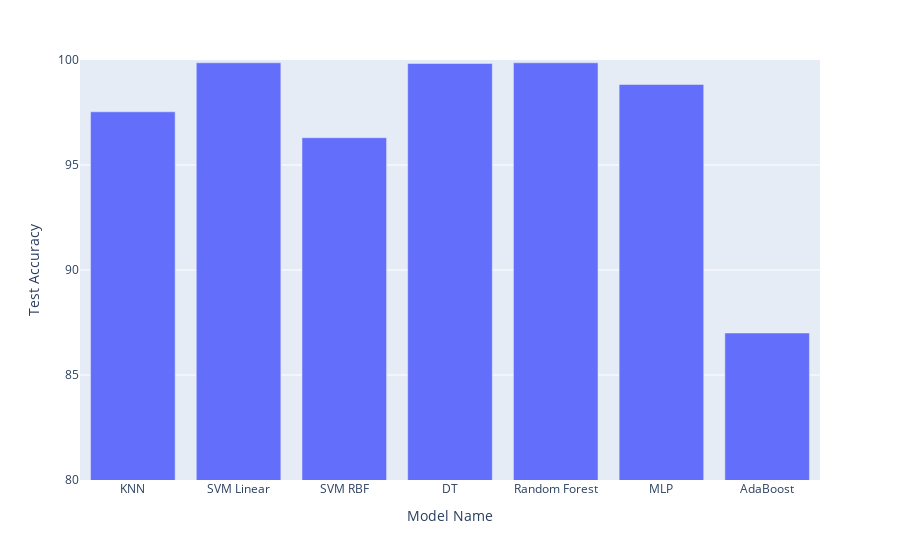

Here is the notebook cell this chart was saved with:
### Code cell
fig = px.bar(x=models,
             y=[all_metrics[model]["test_acc"] for model in models],
             labels={
                 "x": "Model Name",
                 "y": "Test Accuracy"
             })
fig.update_yaxes(range=[80, 100])
fig.show()

### Figure 1 — Plotly figure (JSON) as saved in the notebook; plotly's stock layout.template omitted (floating-point values rounded to 4 significant figures)
{"data": [{"alignmentgroup": "True", "hovertemplate": "Model Name=%{x}<br>Test Accuracy=%{y}<extra></extra>", "legendgroup": "", "marker": {"color": "#636efa"}, "name": "", "offsetgroup": "", "orientation": "v", "showlegend": false, "textposition": "auto", "type": "bar", "x": ["KNN", "SVM Linear", "SVM RBF", "DT", "Random Forest", "MLP", "AdaBoost"], "xaxis": "x", "y": [97.53, 99.87, 96.3, 99.83, 99.87, 98.83, 87], "yaxis": "y"}], "layout": {"autosize": true, "barmode": "relative", "legend": {"tracegroupgap": 0}, "margin": {"t": 60}, "xaxis": {"anchor": "y", "autorange": true, "domain": [0, 1], "range": [-0.5, 6.5], "title": {"text": "Model Name"}, "type": "category"}, "yaxis": {"anchor": "x", "domain": [0, 1], "range": [80, 100], "title": {"text": "Test Accuracy"}, "type": "linear"}}}
